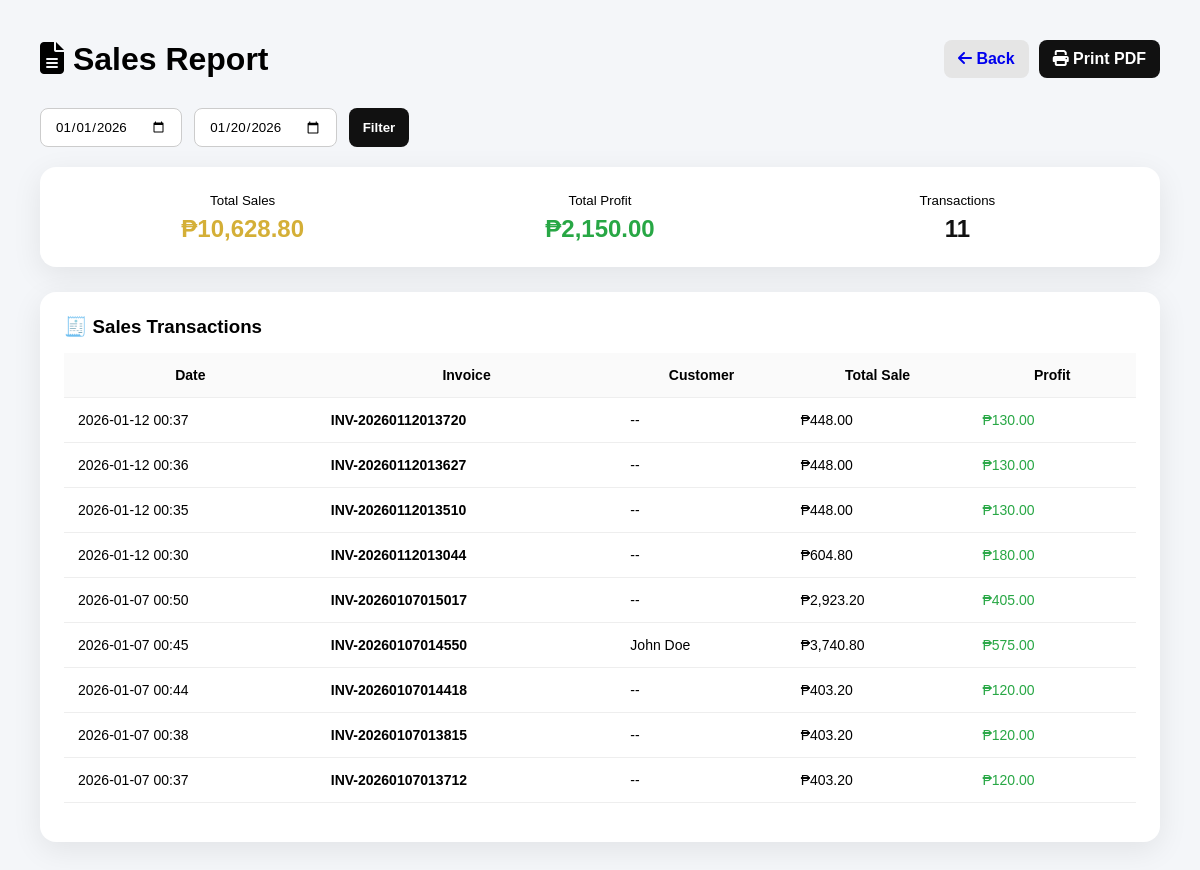
Before: /admin/functions/sales_report.php with the older database file.
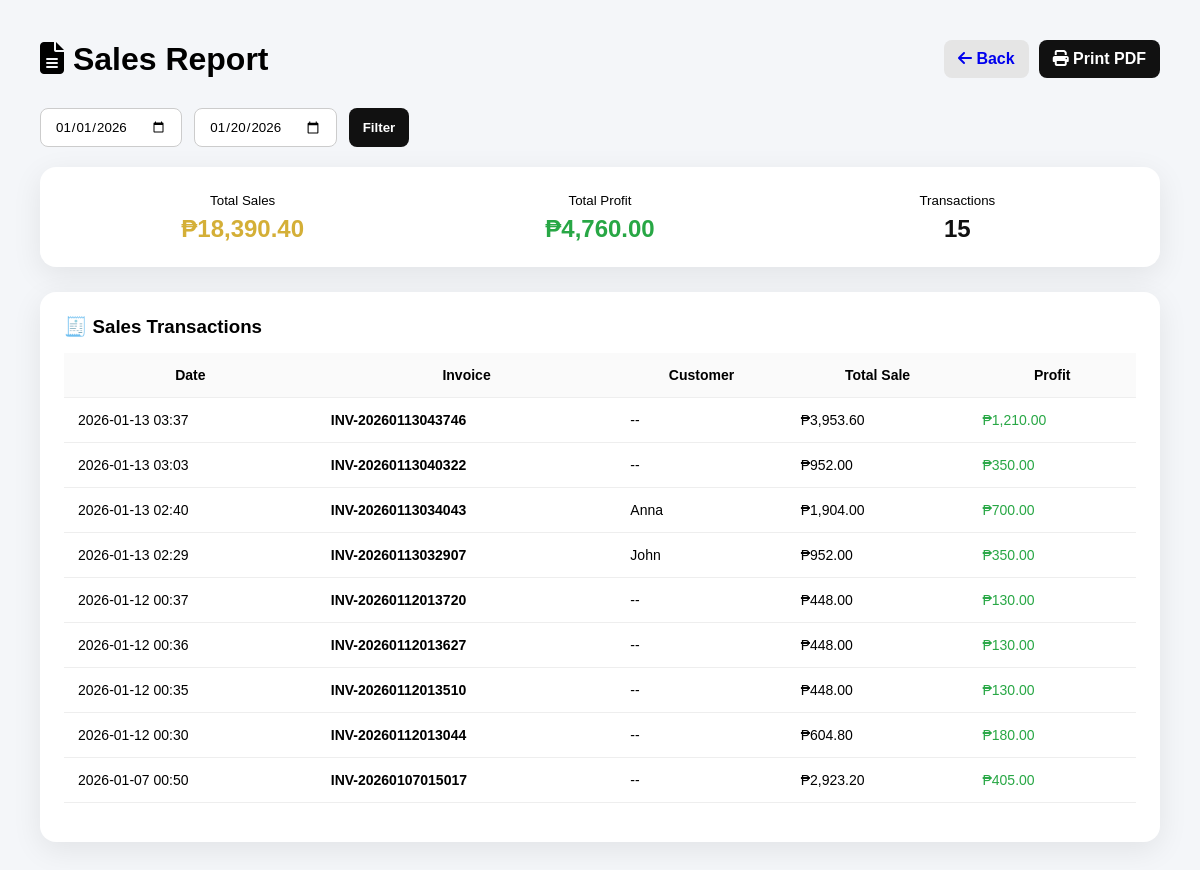
After: the same page with the newer database file.
### tables this page shows
CREATE TABLE `sales` (
  `id` int(11) NOT NULL,
  `invoice_no` varchar(50) DEFAULT NULL,
  `total` decimal(10,2) DEFAULT NULL,
  `vat` decimal(10,2) DEFAULT NULL,
  `cash` decimal(10,2) DEFAULT NULL,
  `change_amount` decimal(10,2) DEFAULT NULL,
  `customer_name` varchar(100) DEFAULT NULL,
  `customer_tin` varchar(50) DEFAULT NULL,
  `admin` varchar(100) DEFAULT NULL,
  `created_at` timestamp NOT NULL DEFAULT current_timestamp()
);

### admin/functions/sales_report.php (the view, shortened to what this page needs)
<?php
include '../../db.php';
$from = $_GET['from'] ?? date('Y-m-01');
$to   = $_GET['to']   ?? date('Y-m-d');
$fromDate = $from . ' 00:00:00';
$toDate   = $to   . ' 23:59:59';
$sales = [];
$q = $conn->query("
    SELECT
        s.id,
        s.invoice_no,
        s.total,
        s.customer_name,
        s.created_at,
        COALESCE(SUM(si.profit),0) AS profit
    FROM sales s
    LEFT JOIN sales_items si ON si.sale_id = s.id
    WHERE s.created_at BETWEEN '$fromDate' AND '$toDate'
    GROUP BY s.id
    ORDER BY s.created_at DESC
");
while ($row = $q->fetch_assoc()) {
    $sales[] = $row;
}
$totalSales        = array_sum(array_column($sales, 'total'));
$totalProfit       = array_sum(array_column($sales, 'profit'));
$totalTransactions = count($sales);
?>
<!DOCTYPE html>
<html lang="en">
<head>
<link rel="stylesheet" href="https://cdnjs.cloudflare.com/ajax/libs/font-awesome/6.5.0/css/all.min.css">
</head>
<body>
<div class="main-content">
<div class="header">
    <h1><i class="fas fa-file-alt"></i> Sales Report</h1>
    <div class="actions">
<a href="../reports.php" class="btn btn-back" style="text-decoration: none;">
    <i class="fas fa-arrow-left"></i> Back
</a>
<a
    href="sales_report_pdf.php?from=<?= $from ?>&to=<?= $to ?>"
    target="_blank"
    class="btn btn-print"
    style="text-decoration: none;">
    <i class="fas fa-print"></i> Print PDF
</a>
    </div>
</div>
<form class="filter-bar" method="GET">
    <input type="date" name="from" value="<?= $from ?>" required>
    <input type="date" name="to" value="<?= $to ?>" required>
    <button class="btn">Filter</button>
</form>
<div class="card summary">
    <div>
        <small>Total Sales</small>
        <h2 class="sales">₱<?= number_format($totalSales,2) ?></h2>
    </div>
    <div>
        <small>Total Profit</small>
        <h2 class="profit">₱<?= number_format($totalProfit,2) ?></h2>
    </div>
    <div>
        <small>Transactions</small>
        <h2 class="count"><?= $totalTransactions ?></h2>
    </div>
</div>
<div class="card">
    <h3>🧾 Sales Transactions</h3>
    <div class="table-wrapper">
        <table>
            <thead>
                <tr>
                    <th>Date</th>
                    <th>Invoice</th>
                    <th>Customer</th>
                    <th>Total Sale</th>
                    <th>Profit</th>
                </tr>
            </thead>
            <tbody>
            <?php if (!$sales): ?>
                <tr>
                    <td colspan="5" style="text-align:center;">No records found</td>
                </tr>
            <?php else: foreach ($sales as $s): ?>
                <tr>
                    <td><?= date('Y-m-d H:i', strtotime($s['created_at'])) ?></td>
                    <td><strong><?= htmlspecialchars($s['invoice_no']) ?></strong></td>
                    <td><?= $s['customer_name'] ?: 'Walk-in' ?></td>
                    <td>₱<?= number_format($s['total'],2) ?></td>
                    <td style="color:<?= $s['profit'] < 0 ? '#dc3545' : '#28a745' ?>">
                        ₱<?= number_format($s['profit'],2) ?>
                    </td>
                </tr>
            <?php endforeach; endif; ?>
            </tbody>
        </table>
    </div>
</div>
</div>
</body>
</html>

Changed rows visible on the page:
no longer on this page (row unchanged): sales: created_at "2026-01-07 00:45", invoice_no "INV-20260107014550", customer_name "John Doe", total "3,740.80", profit "575.00"
no longer on this page (row unchanged): sales: created_at "2026-01-07 00:44", invoice_no "INV-20260107014418", customer_name "--", total "403.20", profit "120.00"
no longer on this page (row unchanged): sales: created_at "2026-01-07 00:38", invoice_no "INV-20260107013815", customer_name "--", total "403.20", profit "120.00"
no longer on this page (row unchanged): sales: created_at "2026-01-07 00:37", invoice_no "INV-20260107013712", customer_name "--", total "403.20", profit "120.00"
added sales: created_at "2026-01-13 03:37", invoice_no "INV-20260113043746", customer_name "--", total "3,953.60", profit "1,210.00"
added sales: created_at "2026-01-13 03:03", invoice_no "INV-20260113040322", customer_name "--", total "952.00", profit "350.00"
added sales: created_at "2026-01-13 02:40", invoice_no "INV-20260113034043", customer_name "Anna", total "1,904.00", profit "700.00"
added sales: created_at "2026-01-13 02:29", invoice_no "INV-20260113032907", customer_name "John", total "952.00", profit "350.00"
Other visible differences:
$totalSales: "10,628.80" → "18,390.40"
$totalProfit: "2,150.00" → "4,760.00"
$totalTransactions: "11" → "15"
